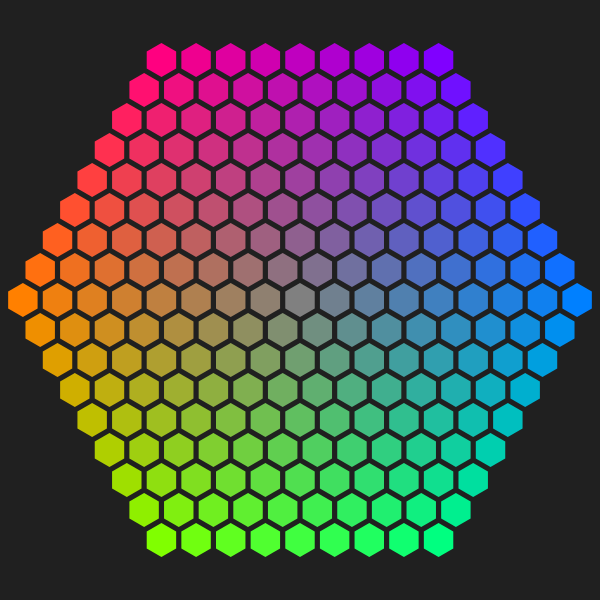
Frame 1 (no input)
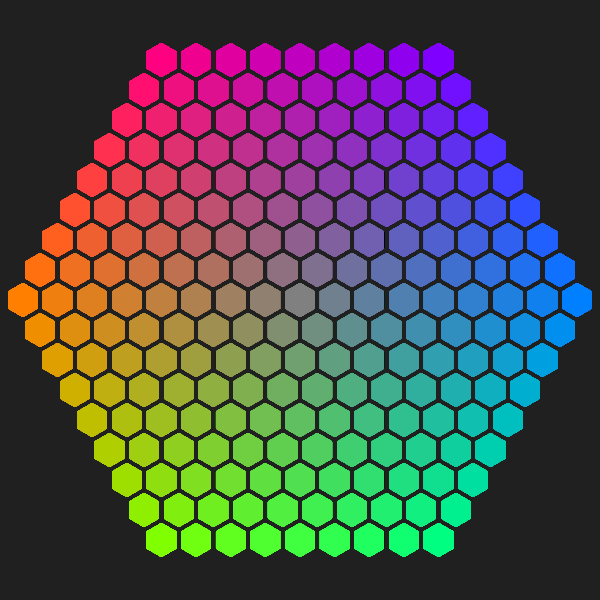
Frame 60 (no input)
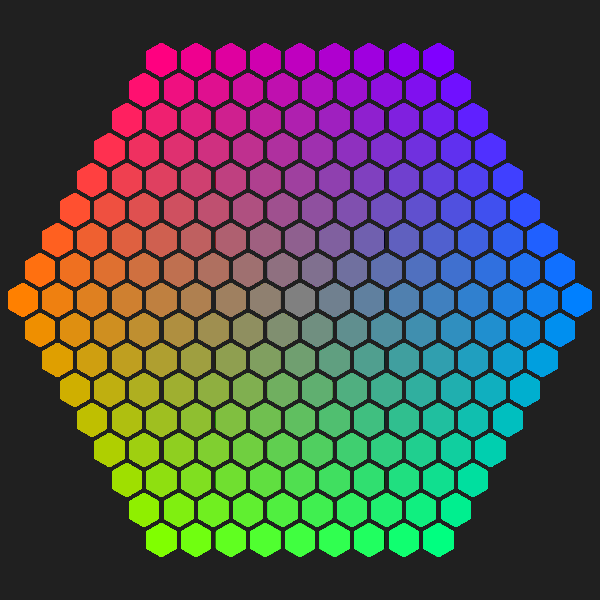
Frame 120 (the mouse pressed at the canvas centre since frame 60)

The p5.js sketch that drew these frames (run headless with seeded random() and noise() and a simulated clock; from frame 60 on, the mouse is pressed at the canvas centre):

// p5.js sketch
// ── sketch.js
var hex_size = 20;
var map_radius = 8; // FIXME: This should be called map size, but I started with hexagons, and refactoring would be too hard
var origin;
var padding = 3;
var totalBees = 60;
var grid_type = "HEXAGON" // Change this value for different grid types (HEXAGON, TRIANGLE, PARRALELOGRAM, RECTANGLE)

var cellMap = {}
var gameOver = true;

function setup() { 
  createCanvas(600, 600);
	angleMode(RADIANS);
	origin = createVector(width/2, height/2);
  gameOver = false;
  cellMap = {};
  background(32);
	stroke(255);
	strokeWeight(1);
	if(grid_type == "HEXAGON"){
    cellMap = {};
		for (var q = -map_radius; q <= map_radius; q++) {
				var r1 = max(-map_radius, -q - map_radius);
				var r2 = min(map_radius, -q + map_radius);
				for (var r = r1; r <= r2; r++) {
					//draw_hexagon(hex_to_pixel(q, r), hex_size, q, r);
          var cell = new Cell(q,r);
          cellMap[q + " " + r + " " + (-q-r)] = cell;
				}
		}
	}
	
	
	for(var i = 0; i < totalBees; i++){
		s = map_radius+1;
		while(abs(s) > map_radius){
			q = floor(random(-map_radius, map_radius));
			r = floor(random(-map_radius, map_radius));
			s = -q-r;
		}
		try
		{
		cellMap[q + " " + r + " " + s].bee = true;
		}
		catch(err){
			console.log(q + " " + r + " " + s);
	  }
	}
	
	
	for(var key in cellMap){
		var value = cellMap[key];
		value.countNeighbors();
	}

} 

function draw() { 
  for(var key in cellMap){
    var value = cellMap[key];
    value.show(hex_to_pixel(value.q, value.r), hex_size);
  }
  if(gameOver){
   fill(255);
    textAlign(CENTER);
    textSize(100);
    text("GAME OVER", width/2, height/2);
    textSize(30);
    text("Press SPACE to RESTART", width/2, height/2 + 80);
    if(keyIsDown(32)){
      setup();
      console.log("RESTART");
    }
  }

}

function pixel_to_hex(x, y){
  var q = (x * sqrt(3)/3 - y / 3) / hex_size
  var r = y * 2/3 / hex_size
	var sr = round(-q-r);
	var qr = round(q);
	var rr = round(r);
	var q_diff = abs(qr - q);
	var r_diff = abs(rr - r);
	var s_diff = abs(sr - (-q-r));
	if(q_diff > r_diff && q_diff > s_diff){
		qr = -rr - sr;
	}else if(r_diff > s_diff){
		rr = -qr - sr;
	}else {
		sr = -qr-rr;
	}
	return qr + " " + rr + " " + sr; 
}

function hex_to_pixel(q, r) {
	// This is basically a matrix multiplication between a hexagon orientation matrix 
	// and the vector {q; r}
    var x = (sqrt(3) * q + sqrt(3)/2 * r) * (hex_size ) ;
    var y = (0 * q + 3/2 * r) * hex_size;
    return createVector(x + origin.x, y + origin.y);
}

function mouseClicked(){
	var s = pixel_to_hex(mouseX - origin.x, mouseY - origin.y);
	//console.log(s);
  if(!cellMap[s])
    return;
	cellMap[s].reveal();
  if(cellMap[s].bee){
    gameOver = true;
    for(var key in cellMap){
		  var value = cellMap[key];
		  value.revealed = true;
	  }
  }
	//console.log(cellMap[s].neighborCount);
}

// ── Cell.js
function Cell(q, r){
  this.bee = false;
  this.revealed = false;
  this.q = q;
  this.r = r;
  this.s = -q-r;
	this.neighborCount = 0;
}
  
Cell.prototype.toString = function(){
	return this.q + " " + this.r + " " + this.s; 
}

function hex_corner(center, size, i){
    var angle_deg = 60 * i   + 30
    var angle_rad = PI/180 * angle_deg;
    return createVector(center.x + size * cos(angle_rad),
                 center.y + size * sin(angle_rad));
}

Cell.prototype.reveal = function(){
	this.revealed = true;
  if(this.neighborCount <= 0)
    this.floodFill();
}



Cell.prototype.countNeighbors = function(){
	if(this.bee)
		return -1;
	//console.log("countNeighbors");
	/*Hex(1, 0, -1), Hex(1, -1, 0), Hex(0, -1, 1),
    Hex(-1, 0, 1), Hex(-1, 1, 0), Hex(0, 1, -1)*/
	var neighbors = this.getNeighbors();
	var count = 0;
  for(var i = 0; i < neighbors.length; i++){
		if(!neighbors[i])
			continue;
		if(neighbors[i].bee)
			count++;
	}
  this.neighborCount = count;
  return count;
}

Cell.prototype.getNeighbors = function(){
  var neighbors = [];
	neighbors.push(cellMap[(this.q + 1) + " " + (this.r + 0) + " " + (this.s - 1)]);
	neighbors.push(cellMap[(this.q + 1) + " " + (this.r - 1) + " " + (this.s - 0)]);
	neighbors.push(cellMap[(this.q + 0) + " " + (this.r - 1) + " " + (this.s + 1)]);
	neighbors.push(cellMap[(this.q - 1) + " " + (this.r + 0) + " " + (this.s + 1)]);
	neighbors.push(cellMap[(this.q - 1) + " " + (this.r + 1) + " " + (this.s - 0)]);
	neighbors.push(cellMap[(this.q + 0) + " " + (this.r + 1) + " " + (this.s - 1)]);
  return neighbors;
}

Cell.prototype.floodFill = function(){
  var neighbors = this.getNeighbors();
  for(var i = 0; i < neighbors.length; i++){
    if(!neighbors[i])
      continue;
    if(neighbors[i].revealed)
      continue;
    neighbors[i].reveal(); 
  }
}

Cell.prototype.show = function(center, size){
  var q = this.q;
  var r = this.r;
  points = [];
	for(var i = 0; i < 6; i++){
		points.push(hex_corner(center, size - padding, i));
		var c = hex_corner(center, size, i);
	}
	noStroke();
	beginShape();
	for(i = 1; i <= 6; i++){
		if(this.revealed == false || this.bee == true){
		fill(map(-q-r, -map_radius, map_radius, 0, 255),
			map(r, -map_radius, map_radius, 0, 255), 
				map(q, -map_radius, map_radius, 0, 255));}
		else if(this.bee == false){fill(200);}
		point(points[i % 6].x, points[i % 6].y);
		vertex(points[i % 6].x, points[i % 6].y);
		line(points[i-1].x, points[i-1].y, points[i % 6].x, points[i % 6].y);
	}
	endShape();
	fill(200);
  //noFill();
  stroke(0);
  if(this.revealed){
  	if(this.bee){
    	ellipse(center.x, center.y, size - 4, size - 4); 
    }else if(this.neighborCount != 0){
				textAlign(CENTER, CENTER);
				textFont("Helvetica");
			  fill(0);
        textSize(12);
			  //noStroke();
				text(this.neighborCount, center.x, center.y);
		}
  }
	
	//textSize(6);
	//text(q + " " + r + " \n" + (-q-r), center.x + 1, center.y + 2)
}
